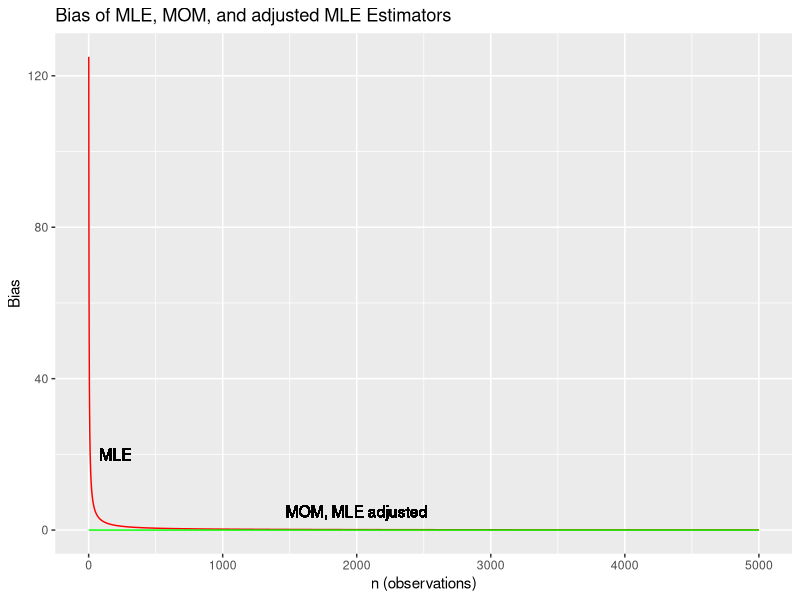
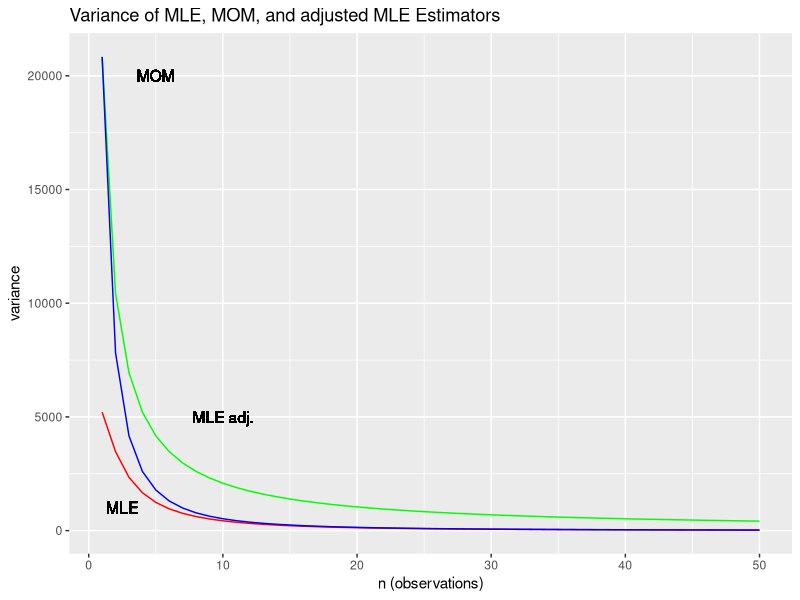
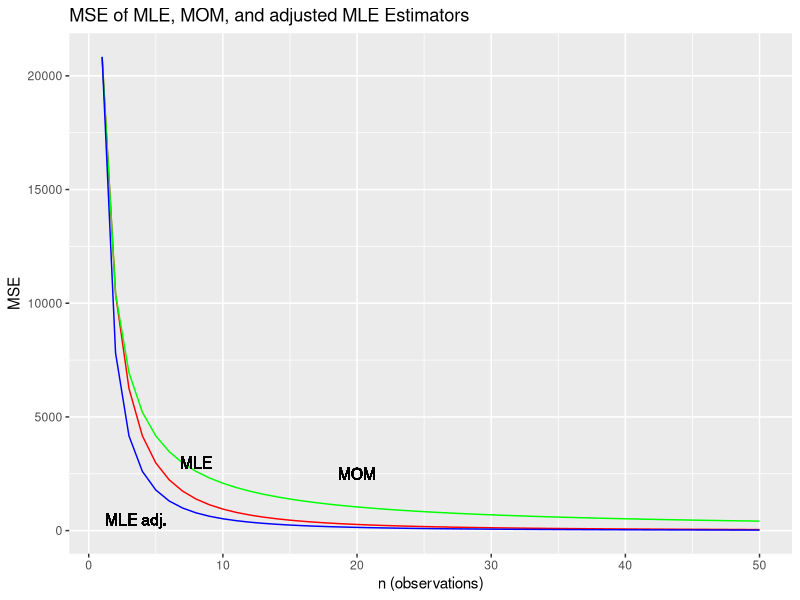
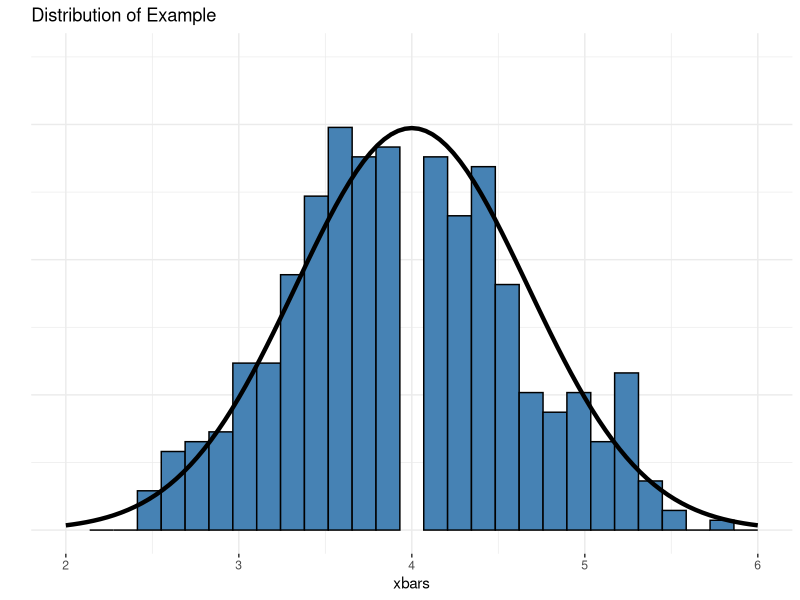
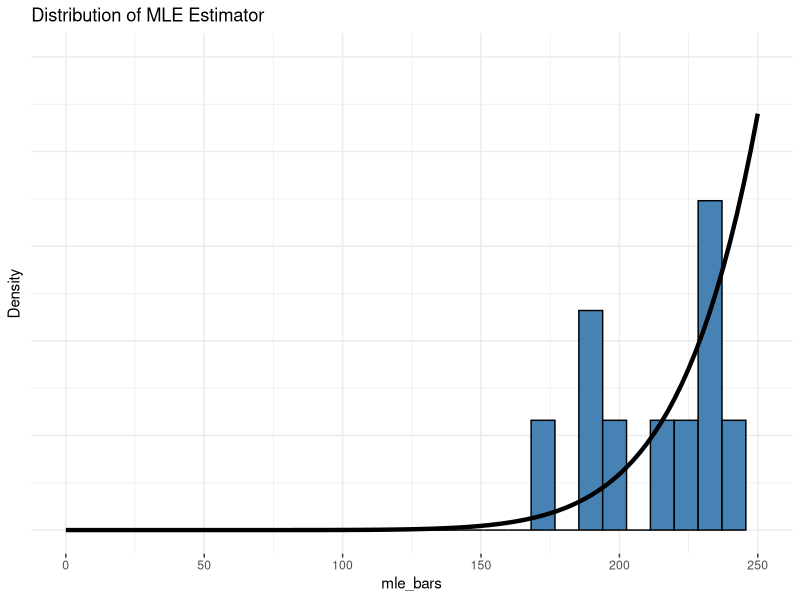
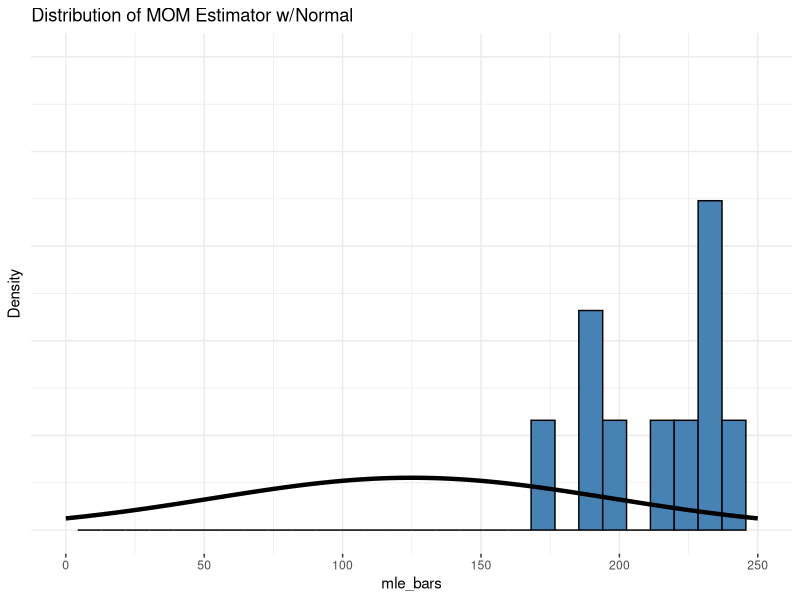
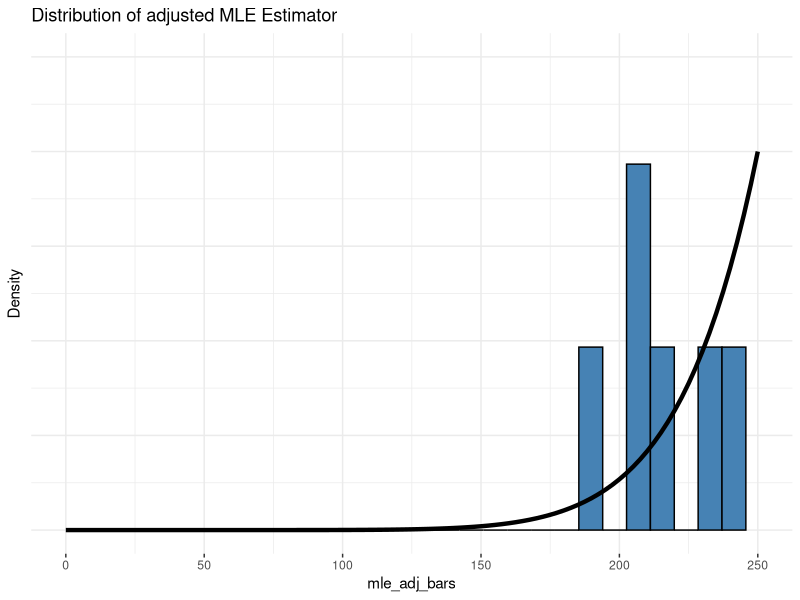

The R source for these figures, in order:
## ---- chunk 1
knitr::opts_chunk$set(echo = FALSE, eval = FALSE, fig.align = "center", 
                      message = FALSE, warning = FALSE)
library(ggplot2)
library(tidyverse)
library(knitr)
library(here)
## ---- chunk 2
theta <- 250
n <- (1:5000)

mle_bias <- rep(NA, 5000) 
mom_bias <- rep(NA, 5000)
for (i in 1:5000){ 
  mle_bias[i] <- (1 / (n[i] + 1)) * theta  
  mom_bias <- 0
}
df <- data.frame(n,mle_bias,mom_bias)

ggplot(df, aes(n)) +                  
  geom_line(aes(y=mle_bias), colour="red") +  
  geom_line(aes(y=mom_bias), colour="green") +
  geom_text(x=200, y=20, label="MLE") +
  geom_text(x=2000, y=5, label="MOM, MLE adjusted") + 
  ggtitle("Bias of MLE, MOM, and adjusted MLE Estimators") +
  labs(y="Bias", x = "n (observations)")
## ---- chunk 3
theta <- 250
n <- (1:50)

mle_var <- rep(NA, 50) 
mom_var <- rep(NA, 50)
mle_adj_var <- rep(NA, 50)
for (i in 1:50){ 
  mle_var[i] <- ((theta ^ 2) * (n[i]) )/ (((n[i] + 1) ^ 2) * (n[i] + 2))
  mom_var[i] <- (theta ^ 2) / (3 * n[i])
  mle_adj_var[i] <- (theta ^ 2) / ((n[i] * (n[i] +2)))
}

df <- data.frame(n,mle_var,mom_var, mle_adj_var)

ggplot(df, aes(n)) +                  
  geom_line(aes(y=mle_var), colour="red") +  
  geom_line(aes(y=mom_var), colour="green") +
  geom_line(aes(y=mle_adj_var), colour="blue") +
  geom_text(x=2.5, y=1000, label="MLE") +
  geom_text(x=5, y=20000, label="MOM") +
  geom_text(x=10, y=5000, label="MLE adj.") +
  ggtitle("Variance of MLE, MOM, and adjusted MLE Estimators") +
  labs(y="variance", x = "n (observations)")
## ---- chunk 4
theta <- 250
n <- (1:50)

mle_mse <- rep(NA, 50) 
mom_mse <- rep(NA, 50)
mle_adj_mse <- rep(NA, 50)
for (i in 1:50){ 
  mle_mse[i] <- ((theta ^ 2) * 2 )/ ((n[i] + 1) * (n[i] + 2))
  mom_mse[i] <- (theta ^ 2) / (3 * n[i])
  mle_adj_mse[i] <- (theta ^ 2) / ((n[i] * (n[i] +2)))
}

df <- data.frame(n,mle_mse,mom_mse, mle_adj_mse)

ggplot(df, aes(n)) +                  
  geom_line(aes(y=mle_mse), colour="red") +  
  geom_line(aes(y=mom_mse), colour="green") +
  geom_line(aes(y=mle_adj_mse), colour="blue") +
  geom_text(x=3.5, y=500, label="MLE adj.") +
  geom_text(x=20, y=2500, label="MOM") +
  geom_text(x=8, y=3000, label="MLE") + 
  ggtitle("MSE of MLE, MOM, and adjusted MLE Estimators") +
  labs(y="MSE", x = "n (observations)")
## ---- chunk 5
mu <- 4
sigma <- 1.5
n <- 5
x <- rnorm(n = n, mean = mu, sd = sigma)

xbars <- rep(NA, 500)
for (i in 1:500) {
  x <- rnorm(n = n, mean = mu, sd = sigma)
  xbars[i] <- mean(x)
}

ggplot(data.frame(xbars), aes(xbars)) +
  geom_histogram(aes(y=..density..),
                 fill = "steelblue", color = "black") +
  theme_bw()  +
  theme(panel.border = element_blank(),
        axis.line.y = element_blank(),
        axis.ticks.y = element_blank(),
        axis.text.y = element_blank()) +
  ylab("") +
  stat_function(fun = dnorm, 
                   args = list(mean = mu, sd = sigma/sqrt(n)),
                   lwd = 1.5) +
  ylim(0, .7) +
  xlim(2, 6) + 
  ggtitle("Distribution of Example")
## ---- chunk 6
set.seed(84)
theta <- 250
n <- 10
x <- (0:250)

mle_bars <- rep(NA, 10)
for (i in 1:10) {
  x <- rdunif(n, theta, a = 0)
  mle_bars[i] <- max(x)
}

eq = function(x){((n +1)* (x^(n-1))) / (theta ^ n)}

ggplot(data.frame(mle_bars), x=c(0, 250), aes(mle_bars)) +
  geom_histogram(aes(y=..density..),
                 fill = "steelblue", color = "black") +
  theme_bw()  +
  theme(panel.border = element_blank(),
        axis.line.y = element_blank(),
        axis.ticks.y = element_blank(),
        axis.text.y = element_blank()) +
  ylab("Density") +
  stat_function(fun = eq, lwd = 1.5) +
  ylim(0, .05) +
  xlim(0, 250) +
  ggtitle("Distribution of MLE Estimator")
## ---- chunk 7
set.seed(84)
theta <- 250
n <- 10
x <- (0:250)

mom_bars <- rep(NA, 10)
for (i in 1:10) {
  x <- rdunif(n, theta, a = 0)
  mom_bars[i] <- 2 * mean (x)
}

ggplot(data.frame(mom_bars), x=c(0, 250), aes(mle_bars)) +
  geom_histogram(aes(y=..density..),
                 fill = "steelblue", color = "black") +
  theme_bw()  +
  theme(panel.border = element_blank(),
        axis.line.y = element_blank(),
        axis.ticks.y = element_blank(),
        axis.text.y = element_blank()) +
  ylab("Density") +
  stat_function(fun = dnorm, 
                   args = list(mean = theta /2, sd = sqrt((theta ^ 2) /12)),
                   lwd = 1.5)+
  ylim(0, .05) +
  xlim(0, 250) +
  ggtitle("Distribution of MOM Estimator w/Normal")
## ---- chunk 8
set.seed(84)
theta <- 250
n <- 10
x <- (0:250)

mle_adj_bars <- rep(NA, 10)
for (i in 1:10) {
  x <- rdunif(n, theta, a = 0)
  mle_adj_bars[i] <- ((n+1) / n ) * max(x)
}

eq = function(x){(n * (x^(n-1))) / (theta ^ n)}


ggplot(data.frame(mle_adj_bars), x=c(0, 250), aes(mle_adj_bars)) +
  geom_histogram(aes(y=..density..),
                 fill = "steelblue", color = "black") +
  theme_bw()  +
  theme(panel.border = element_blank(),
        axis.line.y = element_blank(),
        axis.ticks.y = element_blank(),
        axis.text.y = element_blank()) +
  ylab("Density") +
  stat_function(fun = eq, lwd = 1.5) +
  ylim(0, .05) +
  xlim(0, 250) +
  ggtitle("Distribution of adjusted MLE Estimator")
